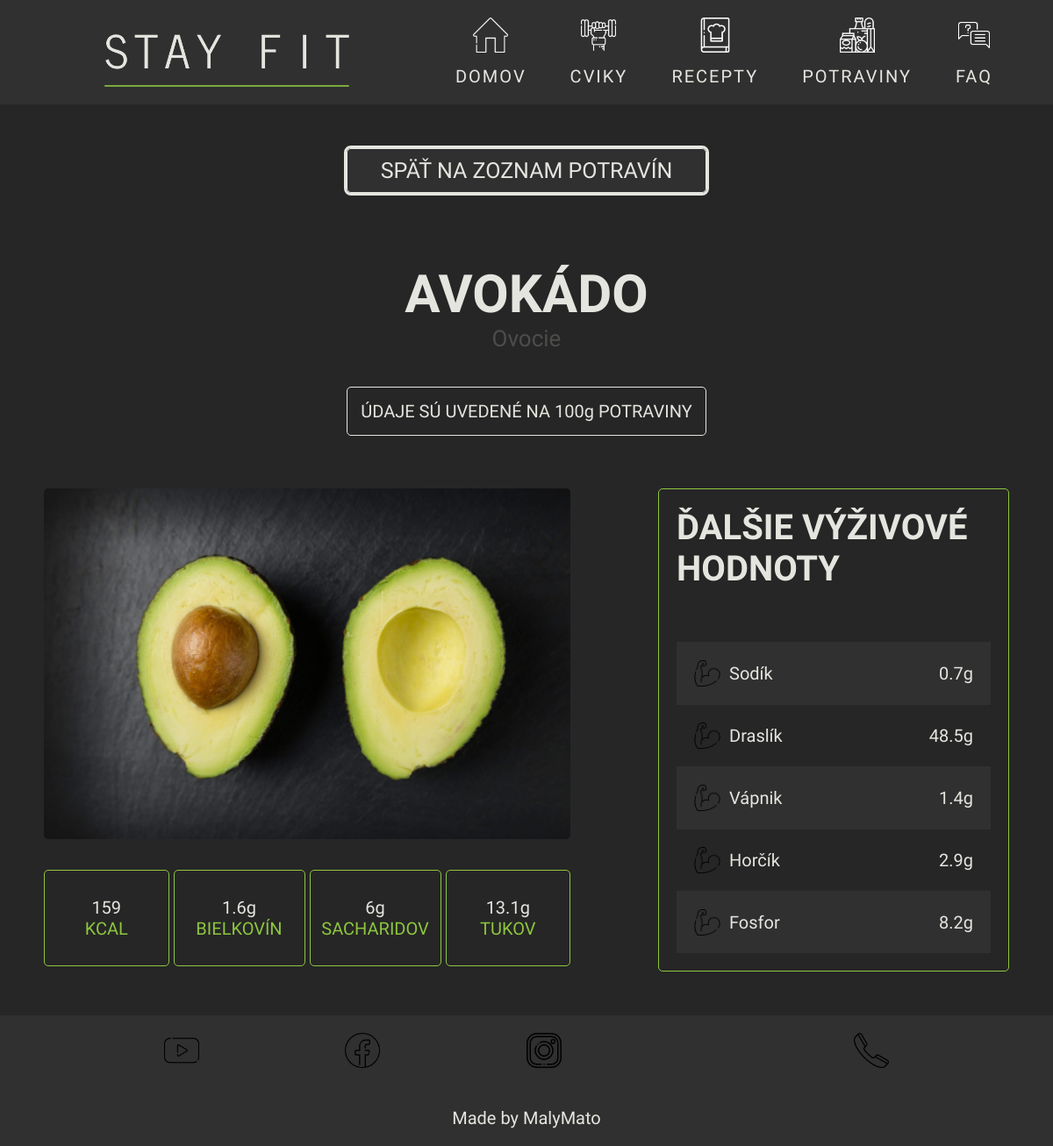
/potravina.php?id=1, run on the app's committed database.
### tables this page shows
CREATE TABLE IF NOT EXISTS `potraviny` (
  `ID` int(11) NOT NULL AUTO_INCREMENT,
  `nazovPotraviny` varchar(50) NOT NULL,
  `IDtyp` int(11) NOT NULL,
  `imagePotravina` text NOT NULL,
  `kalorie` int(11) NOT NULL,
  `bielkoviny` float NOT NULL,
  `sacharidy` float NOT NULL,
  `tuky` float NOT NULL,
  `draslik` float NOT NULL,
  `horcik` float NOT NULL,
  `fosfor` float NOT NULL,
  `vapnik` float NOT NULL,
  `sodik` float NOT NULL,
  PRIMARY KEY (`ID`),
  KEY `IDtyp` (`IDtyp`)
);

CREATE TABLE IF NOT EXISTS `typypotravin` (
  `IDtyp` int(11) NOT NULL AUTO_INCREMENT,
  `typPotraviny` varchar(50) NOT NULL,
  PRIMARY KEY (`IDtyp`)
);

### potravina.php (the view, shortened to what this page needs)
<!DOCTYPE html>
<html lang="en">
<?php
require_once("./php/db.php");
$id = $_GET["id"] ?? null;
$sql = "SELECT * FROM potraviny JOIN typypotravin ON typypotravin.IDtyp = potraviny.IDtyp WHERE ID = $id";
$stmt = $conn->prepare($sql);
$stmt->execute();
$result = $stmt->fetchAll(PDO::FETCH_ASSOC);
foreach ($result as $i) {
  $nazovPotraviny = $i['nazovPotraviny'];
  $typ = $i["typPotraviny"];
  $kalorie = $i["kalorie"];
  $bielkoviny = $i["bielkoviny"];
  $tuky = $i["tuky"];
  $sacharidy = $i["sacharidy"];
  $sodik = $i["sodik"];
  $horcik = $i["horcik"];
  $draslik = $i["draslik"];
  $vapnik = $i["vapnik"];
  $fosfor = $i["fosfor"];
  $image = $i["imagePotravina"];
}
?>
<head>
  <link rel="stylesheet" href="styles/layout.css" />
  <link rel="stylesheet" href="./styles/potravina-header.css" />
  <link rel="stylesheet" href="./styles/potravina.css" />
  <link rel="stylesheet" href="./styles/small-footer.css">
</head>
<body>
  <?php include_once "./components/small-header.php" ?>
  <main class="potravina">
    <div class="content-wrapper">
      <div class="content-header">
        <div class="back-button">
          <a href="vyzivove-hodnoty.php">SPÄŤ NA ZOZNAM POTRAVÍN</a>
        </div>
        <div class="content-start">
          <div class="name">
            <h1><?php echo $nazovPotraviny; ?></h1>
            <span class="type"><?php echo $typ; ?></span>
          </div>
          <div class="reminder">
            <span>ÚDAJE SÚ UVEDENÉ NA 100g POTRAVINY</span>
          </div>
        </div>
      </div>
      <div class="info-wrapper">
        <div class="basic-info">
          <div class="photo">
            <img src="<?php echo $image; ?>" alt="" />
          </div>
          <div class="nutritions-wrapper">
            <ul>
              <li>
                <div class="hodnota"><?php echo $kalorie; ?></div>
                <div>KCAL</div>
              </li>
              <li>
                <div class="hodnota"><?php echo $bielkoviny; ?>g</div>
                <div>BIELKOVÍN</div>
              </li>
              <li>
                <div class="hodnota"><?php echo $sacharidy; ?>g</div>
                <div>SACHARIDOV</div>
              </li>
              <li>
                <div class="hodnota"><?php echo $tuky; ?>g</div>
                <div>TUKOV</div>
              </li>
            </ul>
          </div>
        </div>
        <div class="extended-info">
          <div class="name">
            <h1>ĎALŠIE VÝŽIVOVÉ HODNOTY</h1>
          </div>
          <div class="extended-nutritions-wrapper">
            <ul class="extended-nutritions-list">
              <li class="extended-nutritions-list-item">
                <img src="./media/icons/eshop-cards-dash.png" alt="" class="extended-nutritions-dash" />
                <div class="mineral-wrapper">
                  <div class="mineral">Sodík</div>
                  <div class="value"><?php echo $sodik; ?>g</div>
                </div>
              </li>
              <li class="extended-nutritions-list-item">
                <img src="./media/icons/eshop-cards-dash.png" alt="" class="extended-nutritions-dash" />
                <div class="mineral-wrapper">
                  <div class="mineral">Draslík</div>
                  <div class="value"><?php echo $draslik; ?>g</div>
                </div>
              </li>
              <li class="extended-nutritions-list-item">
                <img src="./media/icons/eshop-cards-dash.png" alt="" class="extended-nutritions-dash" />
                <div class="mineral-wrapper">
                  <div class="mineral">Vápnik</div>
                  <div class="value"><?php echo $vapnik; ?>g</div>
                </div>
              </li>
              <li class="extended-nutritions-list-item">
                <img src="./media/icons/eshop-cards-dash.png" alt="" class="extended-nutritions-dash" />
                <div class="mineral-wrapper">
                  <div class="mineral">Horčík</div>
                  <div class="value"><?php echo $horcik; ?>g</div>
                </div>
              </li>
              <li class="extended-nutritions-list-item">
                <img src="./media/icons/eshop-cards-dash.png" alt="" class="extended-nutritions-dash" />
                <div class="mineral-wrapper">
                  <div class="mineral">Fosfor</div>
                  <div class="value"><?php echo $fosfor; ?>g</div>
                </div>
              </li>
            </ul>
          </div>
        </div>
      </div>
    </div>
  </main>
  <?php require_once "./components/small-footer.php" ?>
</body>
</html>

### styles/layout.css (style rules this page uses)
* { box-sizing: border-box; font-family: "News Cycle", sans-serif; margin: 0; padding: 0; }
body { display: grid; grid-template-rows: auto 1fr auto; font-size: 2rem; font-weight: 500; background-color: #262626; scroll-behavior: smooth; width: 100%; height: 100%; overflow-x: hidden; }
.btn, .back-button, .submit-button { cursor: pointer; outline: solid #e5e5e0; text-transform: uppercase; border-radius: 5px; }
.back-button { text-decoration: none; display: flex; justify-content: center; align-items: center; transition: 0.5s; background-color: #303030; padding: 2rem; gap: 2rem; }
html { font-size: 10px; }
html h1 { font-size: 4rem; }
@media (min-width: 601px) { html { font-size: 7px; } }
@media (min-width: 800px) { html { font-size: 8px; } }
@media (min-width: 1000px) { html { font-size: 9px; } }
@media (min-width: 1200px) { html { font-size: 10px; } }

### data on the page
potraviny: nazovPotraviny "AVOKÁDO", IDtyp.typPotraviny "Ovocie", imagePotravina (picture), kalorie "159", bielkoviny "1.6", sacharidy "6", tuky "13.1", sodik "0.7", draslik "48.5", vapnik "1.4", horcik "2.9", fosfor "8.2"
